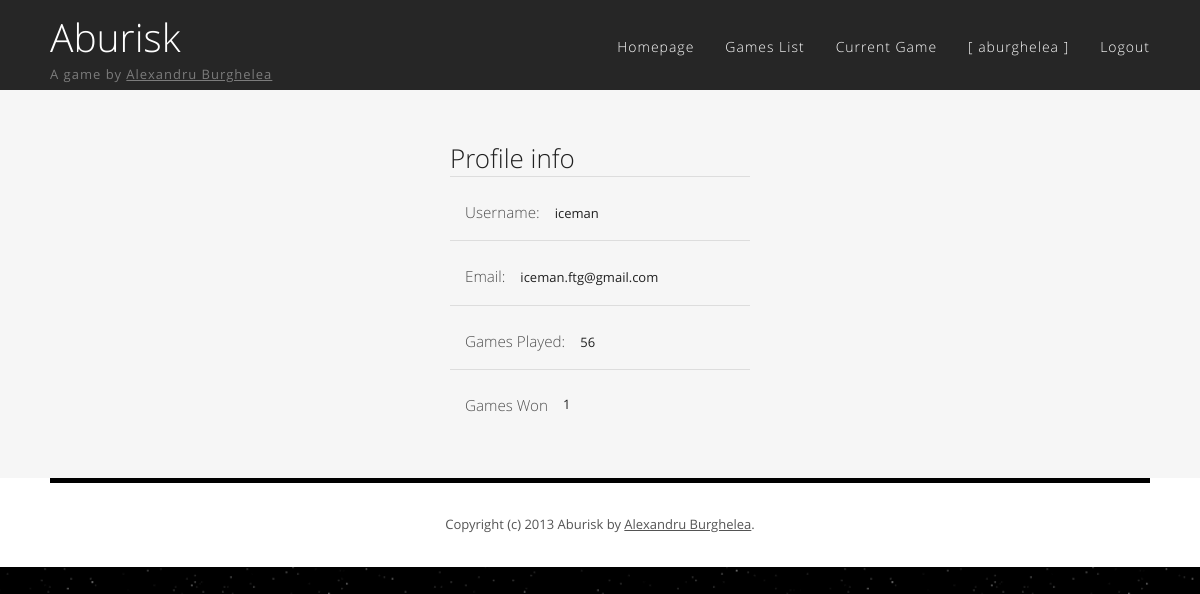
Page /profile.php?id=1 (signed in) on the earlier database version.
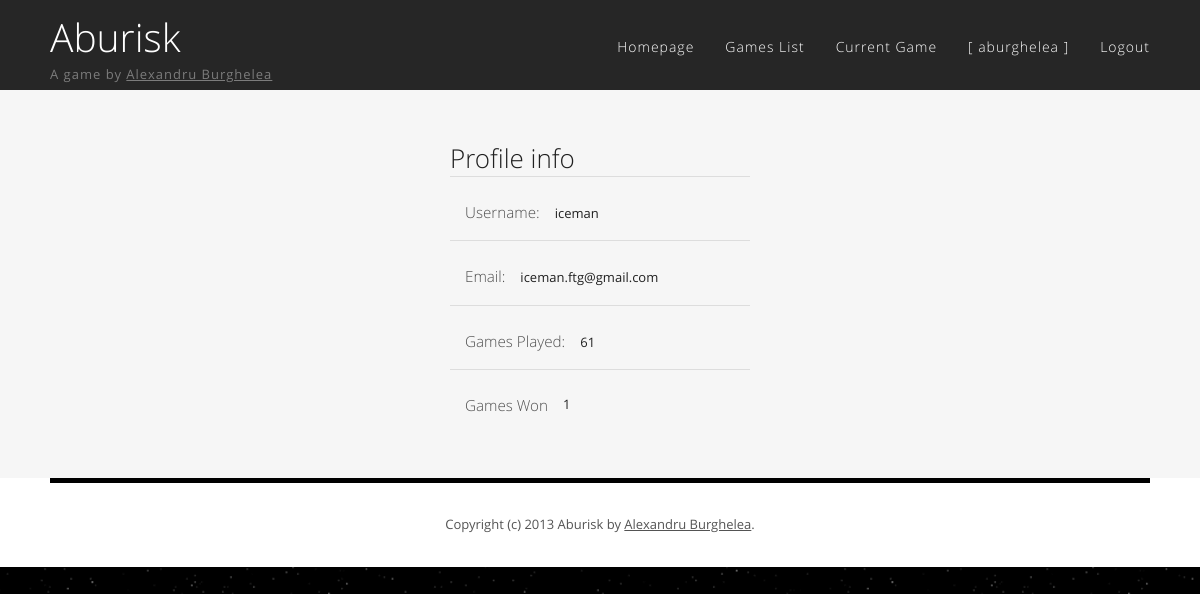
Same page on the later database version.
### tables this page shows
CREATE TABLE IF NOT EXISTS `users` (
  `id` int(11) NOT NULL AUTO_INCREMENT,
  `username` varchar(20) NOT NULL,
  `email` varchar(45) NOT NULL,
  `password` varchar(45) NOT NULL,
  `played_games` int(11) NOT NULL DEFAULT '0',
  `won_games` int(11) NOT NULL DEFAULT '0',
  PRIMARY KEY (`id`)
);

### profile.php (called while the page is built)
<?php require_once "views/profile_interface.php" ?>

### session/AuthManager.php (called while the page is built, shortened)
<?php
class AuthManager
{
    private static $userDao = NULL;
    private static function userDao()
    {
        if (!isset(self::$userDao))
            self::$userDao = new User();
        return self::$userDao;
    }
    public static function getLoggedInUserId()
    {
        $isSet = isset($_SESSION['user_id']);
        return $isSet ? $_SESSION['user_id'] : false;
    }
    public static function getLoggedInUserName()
    {
        return self::userDao()->getRowsByField('id', $_SESSION['user_id'])[0]->username;
    }
}
?>

### dao/database/Database.php (called while the page is built, shortened)
<?php
class Database implements IDatabase
{
    private static $instance = NULL;
    public static function connect()
    {
        if (!isset(self::$instance)) {
            self::$instance = new mysqli(HOST, USER, PASSWORD, DATABASE, PORT);
        }
        return self::$instance;
    }
}
?>

### dao/generic/MySqliIHelper.php (called while the page is built, shortened)
<?php
class MySqliIHelper
{
    protected $db;
    function __construct($db)
    {
        $this->db = $db;
    }
    protected function prepare_and_execute($query, $format = array(), $value = array(), $needs_preparation = 'false')
    {
        $stmt = $this->db->prepare($query);
        if ($needs_preparation == 'true') {
            if (!is_array($value))
                $value = array($value);
            if (!is_array($format))
                $format = array($format);
            $params = array_merge($format, $value);
            call_user_func_array(array($stmt, 'bind_param'), $this->ref_values($params));
        }
        $stmt->execute();
        $stmt->store_result();
        return $stmt;
    }
    protected function bind_table_header($stmt)
    {
        $row = array();
        $parameters = array();
        $meta = $stmt->result_metadata();
        while ($field = $meta->fetch_field()) {
            $parameters[] = & $row[$field->name];
        }
        call_user_func_array(array($stmt, 'bind_result'), $parameters);
        return $row;
    }
    protected function bind_results($stmt, $row)
    {
        $results = null;
        while ($stmt->fetch()) {
            $line = array();
            foreach ($row as $key => $val)
                $line[$key] = $val;
            $results[] = $line;
        }
        return $results;
    }
    protected function build_where_clause($arr)
    {
        return $arr . self::C_LIKE;
    }
    protected function build_aditional_params($orderby = '', $direction = '', $limit = '', $show = '')
    {
        return array($orderby, $limit);
    }
    protected function ref_values(&$arr)
    {
        if (strnatcmp(phpversion(), '5.3') >= 0) {
            $refs = array();
            foreach (array_keys($arr) as $key) {
                $refs[$key] = & $arr[$key];
            }
            return $refs;
        }
        return $arr;
    }
}

### dao/generic/GenericDao.php (called while the page is built, shortened)
<?php
require_once dirname(__FILE__) . '/Scaffold.php';
abstract class GenericDao implements IScaffold
{
    protected static $TABLE_NAME;
    private $scaffold;
    function __construct()
    {
        $this->scaffold = new Scaffold(self::$TABLE_NAME);
    }
    public function getRowsByField($field, $value, $orderby = '', $direction = 'ASC', $limit = '', $show = '')
    {
        $rows = $this->scaffold->getRowsByField($field, $value, $orderby, $direction, $limit, $show);
        return empty($rows) ? null : $this->mapRowsToObject($rows);
    }
    private function mapRowsToObject($rows)
    {
        $rtn = array();
        foreach ($rows as $object_row) {
            $object=new $classname();
            foreach ($object_row as $prop => $value) {
                $object->{$prop} = $value;
            }
            $rtn[] = $object;
        }
        return $rtn;
    }
}

### dao/generic/Scaffold.php (called while the page is built, shortened)
<?php
require_once dirname(__FILE__) . "/../database/Database.php";
require_once dirname(__FILE__) . "/../generic/MySqliIHelper.php";
class Scaffold extends MySqliIHelper implements IScaffold
{
    private $table;
    public function __construct($table)
    {
        $this->table = mysqli_real_escape_string($this->db, $table);
    }
    public function getRowsbyField($field, $value, $orderby = '', $direction = 'ASC', $limit = '', $show = '')
    {
        $format = "s";
        $where_clause = $this->build_where_clause($field);
        return $this->get_rows_from_db($value, $format, $where_clause, $orderby, $direction, $limit, $show);
    }
    protected function get_rows_from_db($value, $format, $where_clause, $orderby, $direction, $limit, $show)
    {
        list($orderby, $limit) = $this->build_aditional_params($orderby, $direction, $limit, $show);
        $query = sprintf(Scaffold::GET_ROWS_SQL, $this->table, $where_clause, $orderby, $limit);
        return $this->run_get($query, $format, $value, 'true');
    }
    private function run_get($query, $format, $value, $prepare = 'false')
    {
        $stmt = $this->prepare_and_execute($query, $format, $value, $prepare);
        $row = $this->bind_table_header($stmt);
        return $this->bind_results($stmt, $row);
    }
}
?>

### views/profile_interface.php (the view, shortened to what this page needs)
<!DOCTYPE HTML>
<html>
<?php require_once "head.php" ?>
<?php
if (isset($_GET['id']))
    $id = $_GET['id'];
else
    $id = AuthManager::getLoggedInUserId();
$user = new User();
$user = $user->getRowsByField('id', $id)[0];
?>
<body>
<div id="wrapper">
    <?php require_once "header.php" ?>
    <div id="page">
        <div id="content-center" style="width: 300px">
            <div id="profile">
                <h1>Profile info</h1>
                <ul class="style2">
                    <li class="">
                        <h3>
                            <a href="javascript:void(0);">
                                Username:
                            </a>
                        </h3>
                        <p>
                            <?php echo $user->username ?>
                        </p>
                    </li>
                    <li>
                        <h3>
                            <a href="javascript:void(0);">
                                Email:
                            </a>
                        </h3>
                        <p>
                            <?php echo $user->email ?>
                        </p>
                    </li>
                    <li>
                        <h3>
                            <a href="javascript:void(0);">
                                Games Played:
                            </a>
                        </h3>
                        <p>
                            <?php echo $user->played_games ?>
                        </p>
                    </li>
                    <li style="clear:both">
                        <h3>
                            <a href="javascript:void(0);">
                                Games Won
                            </a>
                        </h3>
                        <?php echo $user->won_games ?>
                    </li>
                </ul>
            </div>
        </div>
    </div>
</div>
</body>
</html>

### views/head.php (shortened to what this page needs)
<?php require_once dirname(__FILE__) . "/../session/AuthManager.php" ?>
<head>
    <link href="resources/css/default.css" rel="stylesheet" type="text/css" media="all"/>
    <link href="resources/css/map.css" rel="stylesheet" type="text/css" media="all"/>
</head>

### views/header.php
<div id="header">
    <div id="logo">
        <h1><a href="#">Aburisk</a></h1>
        <p>A game by <a href="http://about.me/alexandru.burghelea" target="_blank">Alexandru Burghelea</a></p>
    </div>
    <div id="menu">
        <ul>
            <li><a href="/aburisk" accesskey="h" title="">Homepage</a></li>
            <?php if (AuthManager::getLoggedInUserId()) { ?>
                <li><a href="/aburisk/games_list.php" accesskey="g" title="">Games List</a></li>
                <li><a href="/aburisk/game.php" accesskey="g" title="">Current Game</a></li>
            <?php } ?>
            <li><?php require_once dirname(__FILE__) . "/user_info.php"?></li>
        </ul>
    </div>
</div>

### views/user_info.php (shortened to what this page needs)
<?php
if (!AuthManager::getLoggedInUserId()) {
    loginLink();
} else {
    profileLink();
}
function profileLink()
{
    $username = AuthManager::getLoggedInUserName();
    ?>
    <a href="/aburisk/profile.php" accesskey="p">[ <?php echo $username ?> ]</a>
    </li>
    <li>
    <a href="/aburisk/scripts/logout.php" accesskey="l">Logout</a>
<?php
}
    ?>

### resources/css/default.css (style rules this page uses)
html, body { height: 100%; }
body { margin: 0; padding: 0; background: #22222D url(../images/background.png) repeat content-box; font-family: 'Open Sans', sans-serif; font-size: 13px; color: #545454; }
h1, h2, h3 { margin: 0; padding: 0; font-weight: 300; }
p, ol, ul { margin-top: 0; margin-bottom: 0; }
p { line-height: 180%; }
a { color: #141414; }
#wrapper { overflow: hidden; width: 1200px; margin: 0 auto; background: #FFFFFF; box-shadow: 0 0 10px 5px rgba(0, 0, 0, .2); }
#header { overflow: hidden; height: 90px; background: #262626 repeat; }
#logo { float: left; width: 350px; padding: 5px 0 0 50px; }
#logo h1 { padding: 5px 10px 0 0; }
#logo h1 a { text-decoration: none; font-size: 1.5em; font-weight: 300; color: #FFFFFF; }
#logo p { display: block; padding: 0 0 0 0; letter-spacing: 1px; font-size: 1em; color: #7C7C7C; }
#logo p a { color: #7C7C7C; }
#menu { float: right; width: 700px; padding: 30px 50px 0 0; }
#menu ul { float: right; margin: 0; padding: 0 0 0 0; list-style: none; line-height: normal; }
#menu li { float: left; }
#menu a { display: block; margin-left: 1px; padding: 7px 0 7px 30px; letter-spacing: 1px; text-decoration: none; text-align: center; font-size: 14px; font-weight: 300; color: #FFFFFF; }
#page { overflow: hidden; width: 1100px; padding: 50px 50px; background: #F6F6F6; color: #202020; }
#content-center { width: 750px; margin: 0 auto; position: relative; overflow: hidden; }
#footer { overflow: hidden; margin: 0 50px; padding: 30px 0; border-top: 5px solid #000000; }
#footer p { text-align: center; }
#footer a { color: #545454; }
ul.style2 { margin: 0; padding: 0; list-style: none; }
ul.style2 li { padding: 25px 0 15px 0; border-top: 1px solid #DDDDDD; }
#profile ul.style2 h3 { padding: 0 15px 10px 15px; float: left; }
ul.style2 h3 { padding: 0 0 10px 0; float: none; }
ul.style2 h3 a { color: #4F4F4F; }
ul.style2 a { text-decoration: none; color: #919191; }

Differences in the rows shown:
changed users "iceman": played_games "56" → "61"
